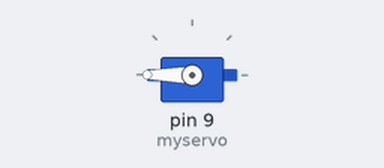
Recording of a sketch running on a simulated Arduino Uno, built with avr-gcc and run on an emulated ATmega328P. On the bench: servo.

Above: at 0.05 s.
At 3.0 s:
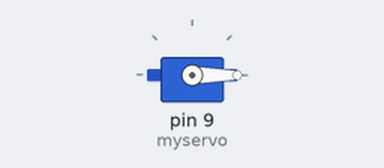
Timing chart, 0 to 6.9 s (numbered marks = the images above):
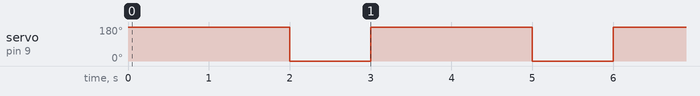

The sketch:

Servo.ino
```cpp
#include<Servo.h>
Servo myservo;
void setup() {
  myservo.attach(9);
  // put your setup code here, to run once:

}

void loop() {
  myservo.write(180);
  delay(2000);
  myservo.write(0);
  delay(1000);
  // put your main code here, to run repeatedly:


}
```

Measured:
- by itself, servo on pin 9 (myservo): alternates 180° for 2.0 s and 0° for 1.0 s
